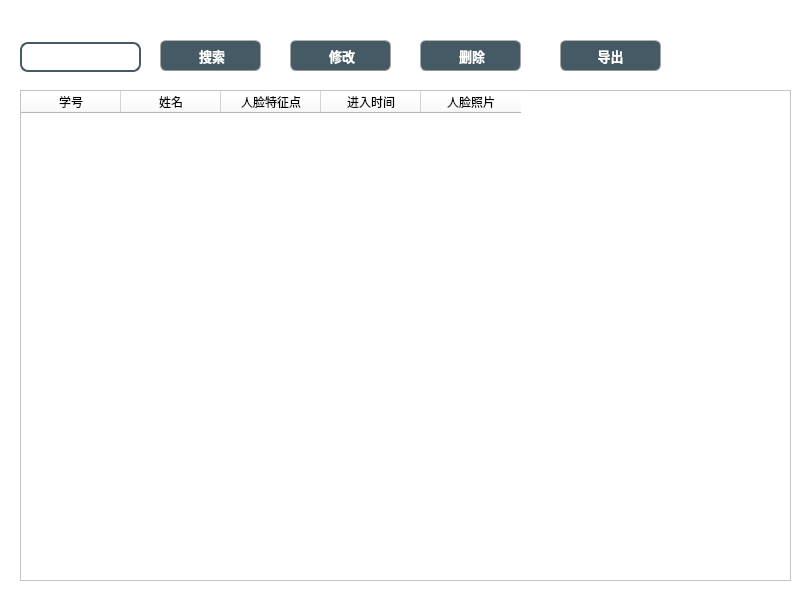
<?xml version="1.0" encoding="UTF-8"?>
<ui version="4.0">
 <class>FaceRecordForm</class>
 <widget class="QWidget" name="FaceRecordForm">
  <property name="geometry">
   <rect>
    <x>0</x>
    <y>0</y>
    <width>800</width>
    <height>600</height>
   </rect>
  </property>
  <property name="windowTitle">
   <string>Form</string>
  </property>
  <property name="styleSheet">
   <string notr="true">background-color: rgb(255, 255, 255);</string>
  </property>
  <widget class="QPushButton" name="pushButton_search">
   <property name="geometry">
    <rect>
     <x>160</x>
     <y>40</y>
     <width>101</width>
     <height>31</height>
    </rect>
   </property>
   <property name="font">
    <font>
     <family>等线</family>
     <pointsize>10</pointsize>
     <weight>75</weight>
     <bold>true</bold>
    </font>
   </property>
   <property name="styleSheet">
    <string notr="true">QPushButton{
	
	color: rgb(255, 255, 255);
	border-width: 1px;
	border-radius: 6px;
	border-bottom-color: rgb(150,150,150);
	border-right-color: rgb(165,165,165);
	border-left-color: rgb(165,165,165);
	border-top-color: rgb(180,180,180);
	border-style: solid;
	padding: 4px;
	background-color: rgb(69, 90, 100);
}
QPushButton:hover{
	color: rgb(255, 255, 255);
	border-width: 1px;
	border-radius:6px;
	border-top-color: rgb(255,150,60);
	border-right-color: qlineargradient(spread:pad, x1:0, y1:1, x2:1, y2:0, stop:0 rgba(200, 70, 20, 255), stop:1 rgba(255,150,60, 255));
	border-left-color:  qlineargradient(spread:pad, x1:1, y1:0, x2:0, y2:0, stop:0 rgba(200, 70, 20, 255), stop:1 rgba(255,150,60, 255));
	border-bottom-color: rgb(200,70,20);
	border-style: solid;
	padding: 2px;
	background-color: rgb(69, 90, 100);
}
QPushButton:default{
	color: rgb(255, 255, 255);
	border-width: 1px;
	border-radius:6px;
	border-top-color: rgb(255,150,60);
	border-right-color: qlineargradient(spread:pad, x1:0, y1:1, x2:1, y2:0, stop:0 rgba(200, 70, 20, 255), stop:1 rgba(255,150,60, 255));
	border-left-color:  qlineargradient(spread:pad, x1:1, y1:0, x2:0, y2:0, stop:0 rgba(200, 70, 20, 255), stop:1 rgba(255,150,60, 255));
	border-bottom-color: rgb(200,70,20);
	border-style: solid;
	padding: 2px;
	background-color: qlineargradient(spread:pad, x1:0.5, y1:1, x2:0.5, y2:0, stop:0 rgba(220, 220, 220, 255), stop:1 rgba(255, 255, 255, 255));
}
QPushButton:pressed{
	color: rgb(255, 255, 255);
	border-width: 1px;
	border-radius: 6px;
	border-width: 1px;
	border-top-color: rgba(255,150,60,200);
	border-right-color: qlineargradient(spread:pad, x1:0, y1:1, x2:1, y2:0, stop:0 rgba(200, 70, 20, 255), stop:1 rgba(255,150,60, 200));
	border-left-color:  qlineargradient(spread:pad, x1:1, y1:0, x2:0, y2:0, stop:0 rgba(200, 70, 20, 255), stop:1 rgba(255,150,60, 200));
	border-bottom-color: rgba(200,70,20,200);
	border-style: solid;
	padding: 2px;
	
	background-color: rgb(129, 156, 169);
	
}</string>
   </property>
   <property name="text">
    <string> 搜索</string>
   </property>
   <property name="icon">
    <iconset resource="resource.qrc">
     <normaloff>:/icon/pic/search.png</normaloff>:/icon/pic/search.png</iconset>
   </property>
  </widget>
  <widget class="QPushButton" name="pushButton_modify">
   <property name="geometry">
    <rect>
     <x>290</x>
     <y>40</y>
     <width>101</width>
     <height>31</height>
    </rect>
   </property>
   <property name="font">
    <font>
     <family>等线</family>
     <pointsize>10</pointsize>
     <weight>75</weight>
     <bold>true</bold>
    </font>
   </property>
   <property name="styleSheet">
    <string notr="true">QPushButton{
	
	color: rgb(255, 255, 255);
	border-width: 1px;
	border-radius: 6px;
	border-bottom-color: rgb(150,150,150);
	border-right-color: rgb(165,165,165);
	border-left-color: rgb(165,165,165);
	border-top-color: rgb(180,180,180);
	border-style: solid;
	padding: 4px;
	background-color: rgb(69, 90, 100);
}
QPushButton:hover{
	color: rgb(255, 255, 255);
	border-width: 1px;
	border-radius:6px;
	border-top-color: rgb(255,150,60);
	border-right-color: qlineargradient(spread:pad, x1:0, y1:1, x2:1, y2:0, stop:0 rgba(200, 70, 20, 255), stop:1 rgba(255,150,60, 255));
	border-left-color:  qlineargradient(spread:pad, x1:1, y1:0, x2:0, y2:0, stop:0 rgba(200, 70, 20, 255), stop:1 rgba(255,150,60, 255));
	border-bottom-color: rgb(200,70,20);
	border-style: solid;
	padding: 2px;
	background-color: rgb(69, 90, 100);
}
QPushButton:default{
	color: rgb(255, 255, 255);
	border-width: 1px;
	border-radius:6px;
	border-top-color: rgb(255,150,60);
	border-right-color: qlineargradient(spread:pad, x1:0, y1:1, x2:1, y2:0, stop:0 rgba(200, 70, 20, 255), stop:1 rgba(255,150,60, 255));
	border-left-color:  qlineargradient(spread:pad, x1:1, y1:0, x2:0, y2:0, stop:0 rgba(200, 70, 20, 255), stop:1 rgba(255,150,60, 255));
	border-bottom-color: rgb(200,70,20);
	border-style: solid;
	padding: 2px;
	background-color: qlineargradient(spread:pad, x1:0.5, y1:1, x2:0.5, y2:0, stop:0 rgba(220, 220, 220, 255), stop:1 rgba(255, 255, 255, 255));
}
QPushButton:pressed{
	color: rgb(255, 255, 255);
	border-width: 1px;
	border-radius: 6px;
	border-width: 1px;
	border-top-color: rgba(255,150,60,200);
	border-right-color: qlineargradient(spread:pad, x1:0, y1:1, x2:1, y2:0, stop:0 rgba(200, 70, 20, 255), stop:1 rgba(255,150,60, 200));
	border-left-color:  qlineargradient(spread:pad, x1:1, y1:0, x2:0, y2:0, stop:0 rgba(200, 70, 20, 255), stop:1 rgba(255,150,60, 200));
	border-bottom-color: rgba(200,70,20,200);
	border-style: solid;
	padding: 2px;
	
	background-color: rgb(129, 156, 169);
	
}</string>
   </property>
   <property name="text">
    <string> 修改</string>
   </property>
   <property name="icon">
    <iconset resource="resource.qrc">
     <normaloff>:/icon/pic/change.png</normaloff>:/icon/pic/change.png</iconset>
   </property>
  </widget>
  <widget class="QTableWidget" name="tableWidget">
   <property name="geometry">
    <rect>
     <x>20</x>
     <y>90</y>
     <width>771</width>
     <height>491</height>
    </rect>
   </property>
   <property name="font">
    <font>
     <family>等线</family>
     <pointsize>10</pointsize>
     <weight>75</weight>
     <bold>true</bold>
    </font>
   </property>
   <property name="styleSheet">
    <string notr="true"/>
   </property>
   <column>
    <property name="text">
     <string>学号</string>
    </property>
    <property name="font">
     <font>
      <family>Roboto</family>
     </font>
    </property>
    <property name="textAlignment">
     <set>AlignCenter</set>
    </property>
   </column>
   <column>
    <property name="text">
     <string>姓名</string>
    </property>
    <property name="font">
     <font>
      <family>Roboto</family>
      <underline>false</underline>
     </font>
    </property>
    <property name="textAlignment">
     <set>AlignCenter</set>
    </property>
   </column>
   <column>
    <property name="text">
     <string>人脸特征点</string>
    </property>
    <property name="font">
     <font>
      <family>Roboto</family>
     </font>
    </property>
    <property name="textAlignment">
     <set>AlignCenter</set>
    </property>
   </column>
   <column>
    <property name="text">
     <string>进入时间</string>
    </property>
    <property name="font">
     <font>
      <family>Roboto</family>
     </font>
    </property>
    <property name="textAlignment">
     <set>AlignCenter</set>
    </property>
   </column>
   <column>
    <property name="text">
     <string>人脸照片</string>
    </property>
    <property name="textAlignment">
     <set>AlignCenter</set>
    </property>
   </column>
  </widget>
  <widget class="QPushButton" name="pushButton_delete">
   <property name="geometry">
    <rect>
     <x>420</x>
     <y>40</y>
     <width>101</width>
     <height>31</height>
    </rect>
   </property>
   <property name="font">
    <font>
     <family>等线</family>
     <pointsize>10</pointsize>
     <weight>75</weight>
     <bold>true</bold>
    </font>
   </property>
   <property name="styleSheet">
    <string notr="true">QPushButton{
	
	color: rgb(255, 255, 255);
	border-width: 1px;
	border-radius: 6px;
	border-bottom-color: rgb(150,150,150);
	border-right-color: rgb(165,165,165);
	border-left-color: rgb(165,165,165);
	border-top-color: rgb(180,180,180);
	border-style: solid;
	padding: 4px;
	background-color: rgb(69, 90, 100);
}
QPushButton:hover{
	color: rgb(255, 255, 255);
	border-width: 1px;
	border-radius:6px;
	border-top-color: rgb(255,150,60);
	border-right-color: qlineargradient(spread:pad, x1:0, y1:1, x2:1, y2:0, stop:0 rgba(200, 70, 20, 255), stop:1 rgba(255,150,60, 255));
	border-left-color:  qlineargradient(spread:pad, x1:1, y1:0, x2:0, y2:0, stop:0 rgba(200, 70, 20, 255), stop:1 rgba(255,150,60, 255));
	border-bottom-color: rgb(200,70,20);
	border-style: solid;
	padding: 2px;
	background-color: rgb(69, 90, 100);
}
QPushButton:default{
	color: rgb(255, 255, 255);
	border-width: 1px;
	border-radius:6px;
	border-top-color: rgb(255,150,60);
	border-right-color: qlineargradient(spread:pad, x1:0, y1:1, x2:1, y2:0, stop:0 rgba(200, 70, 20, 255), stop:1 rgba(255,150,60, 255));
	border-left-color:  qlineargradient(spread:pad, x1:1, y1:0, x2:0, y2:0, stop:0 rgba(200, 70, 20, 255), stop:1 rgba(255,150,60, 255));
	border-bottom-color: rgb(200,70,20);
	border-style: solid;
	padding: 2px;
	background-color: qlineargradient(spread:pad, x1:0.5, y1:1, x2:0.5, y2:0, stop:0 rgba(220, 220, 220, 255), stop:1 rgba(255, 255, 255, 255));
}
QPushButton:pressed{
	color: rgb(255, 255, 255);
	border-width: 1px;
	border-radius: 6px;
	border-width: 1px;
	border-top-color: rgba(255,150,60,200);
	border-right-color: qlineargradient(spread:pad, x1:0, y1:1, x2:1, y2:0, stop:0 rgba(200, 70, 20, 255), stop:1 rgba(255,150,60, 200));
	border-left-color:  qlineargradient(spread:pad, x1:1, y1:0, x2:0, y2:0, stop:0 rgba(200, 70, 20, 255), stop:1 rgba(255,150,60, 200));
	border-bottom-color: rgba(200,70,20,200);
	border-style: solid;
	padding: 2px;
	
	background-color: rgb(129, 156, 169);
	
}</string>
   </property>
   <property name="text">
    <string> 删除</string>
   </property>
   <property name="icon">
    <iconset resource="resource.qrc">
     <normaloff>:/icon/pic/delete (1).png</normaloff>:/icon/pic/delete (1).png</iconset>
   </property>
  </widget>
  <widget class="QLineEdit" name="lineEdit_search">
   <property name="geometry">
    <rect>
     <x>20</x>
     <y>42</y>
     <width>121</width>
     <height>30</height>
    </rect>
   </property>
   <property name="font">
    <font>
     <family>等线</family>
     <pointsize>10</pointsize>
     <weight>75</weight>
     <bold>true</bold>
    </font>
   </property>
   <property name="styleSheet">
    <string notr="true">background-color: rgb(255, 255, 255);
border: 2px solid;
border-color: rgb(69, 90, 100);
border-radius:8px;</string>
   </property>
  </widget>
  <widget class="QPushButton" name="pushButton_export">
   <property name="geometry">
    <rect>
     <x>560</x>
     <y>40</y>
     <width>101</width>
     <height>31</height>
    </rect>
   </property>
   <property name="font">
    <font>
     <family>等线</family>
     <pointsize>10</pointsize>
     <weight>75</weight>
     <bold>true</bold>
    </font>
   </property>
   <property name="styleSheet">
    <string notr="true">QPushButton{
	
	color: rgb(255, 255, 255);
	border-width: 1px;
	border-radius: 6px;
	border-bottom-color: rgb(150,150,150);
	border-right-color: rgb(165,165,165);
	border-left-color: rgb(165,165,165);
	border-top-color: rgb(180,180,180);
	border-style: solid;
	padding: 4px;
	background-color: rgb(69, 90, 100);
}
QPushButton:hover{
	color: rgb(255, 255, 255);
	border-width: 1px;
	border-radius:6px;
	border-top-color: rgb(255,150,60);
	border-right-color: qlineargradient(spread:pad, x1:0, y1:1, x2:1, y2:0, stop:0 rgba(200, 70, 20, 255), stop:1 rgba(255,150,60, 255));
	border-left-color:  qlineargradient(spread:pad, x1:1, y1:0, x2:0, y2:0, stop:0 rgba(200, 70, 20, 255), stop:1 rgba(255,150,60, 255));
	border-bottom-color: rgb(200,70,20);
	border-style: solid;
	padding: 2px;
	background-color: rgb(69, 90, 100);
}

QPushButton:pressed{
	color: rgb(255, 255, 255);
	border-width: 1px;
	border-radius: 6px;
	border-width: 1px;
	border-top-color: rgba(255,150,60,200);
	border-right-color: qlineargradient(spread:pad, x1:0, y1:1, x2:1, y2:0, stop:0 rgba(200, 70, 20, 255), stop:1 rgba(255,150,60, 200));
	border-left-color:  qlineargradient(spread:pad, x1:1, y1:0, x2:0, y2:0, stop:0 rgba(200, 70, 20, 255), stop:1 rgba(255,150,60, 200));
	border-bottom-color: rgba(200,70,20,200);
	border-style: solid;
	padding: 2px;
	
	background-color: rgb(129, 156, 169);
	
}</string>
   </property>
   <property name="text">
    <string>导出</string>
   </property>
   <property name="icon">
    <iconset resource="resource.qrc">
     <normaloff>:/icon/pic/add.png</normaloff>:/icon/pic/add.png</iconset>
   </property>
  </widget>
 </widget>
 <resources>
  <include location="resource.qrc"/>
 </resources>
 <connections/>
</ui>
